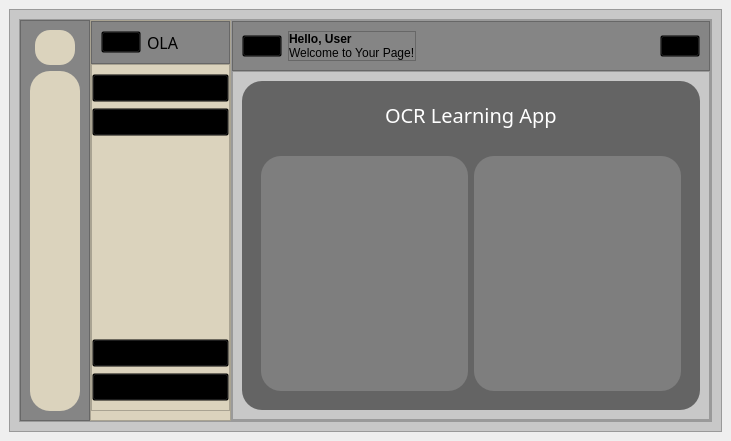
<?xml version="1.0" encoding="UTF-8"?>
<ui version="4.0">
 <class>Menu</class>
 <widget class="QMainWindow" name="Menu">
  <property name="geometry">
   <rect>
    <x>0</x>
    <y>0</y>
    <width>731</width>
    <height>441</height>
   </rect>
  </property>
  <property name="windowTitle">
   <string>MainWindow</string>
  </property>
  <widget class="QWidget" name="centralwidget">
   <property name="maximumSize">
    <size>
     <width>2000</width>
     <height>16777215</height>
    </size>
   </property>
   <layout class="QGridLayout" name="gridLayout">
    <item row="0" column="0">
     <widget class="QFrame" name="frame">
      <property name="styleSheet">
       <string notr="true">background-color:rgba(200,200,200,1);</string>
      </property>
      <property name="frameShape">
       <enum>QFrame::StyledPanel</enum>
      </property>
      <property name="frameShadow">
       <enum>QFrame::Raised</enum>
      </property>
      <layout class="QGridLayout" name="gridLayout_2">
       <property name="topMargin">
        <number>9</number>
       </property>
       <property name="rightMargin">
        <number>9</number>
       </property>
       <property name="bottomMargin">
        <number>9</number>
       </property>
       <property name="spacing">
        <number>0</number>
       </property>
       <item row="0" column="1">
        <widget class="QFrame" name="frame_2">
         <property name="frameShape">
          <enum>QFrame::StyledPanel</enum>
         </property>
         <property name="frameShadow">
          <enum>QFrame::Raised</enum>
         </property>
         <layout class="QGridLayout" name="gridLayout_3">
          <property name="leftMargin">
           <number>0</number>
          </property>
          <property name="topMargin">
           <number>0</number>
          </property>
          <property name="rightMargin">
           <number>0</number>
          </property>
          <property name="bottomMargin">
           <number>0</number>
          </property>
          <property name="spacing">
           <number>0</number>
          </property>
          <item row="0" column="0">
           <widget class="QFrame" name="frame_4">
            <property name="minimumSize">
             <size>
              <width>60</width>
              <height>0</height>
             </size>
            </property>
            <property name="maximumSize">
             <size>
              <width>70</width>
              <height>16777215</height>
             </size>
            </property>
            <property name="styleSheet">
             <string notr="true">background-color:rgb(133, 133, 133)</string>
            </property>
            <property name="frameShape">
             <enum>QFrame::StyledPanel</enum>
            </property>
            <property name="frameShadow">
             <enum>QFrame::Raised</enum>
            </property>
            <layout class="QGridLayout" name="gridLayout_9">
             <property name="leftMargin">
              <number>9</number>
             </property>
             <property name="horizontalSpacing">
              <number>0</number>
             </property>
             <property name="verticalSpacing">
              <number>6</number>
             </property>
             <item row="0" column="0">
              <widget class="QFrame" name="frame_11">
               <property name="maximumSize">
                <size>
                 <width>16777215</width>
                 <height>45</height>
                </size>
               </property>
               <property name="styleSheet">
                <string notr="true">
border-radius:  20px;
background-color:rgba(0,0,0,0);</string>
               </property>
               <property name="frameShape">
                <enum>QFrame::StyledPanel</enum>
               </property>
               <property name="frameShadow">
                <enum>QFrame::Raised</enum>
               </property>
               <layout class="QGridLayout" name="gridLayout_10">
                <property name="leftMargin">
                 <number>0</number>
                </property>
                <property name="topMargin">
                 <number>0</number>
                </property>
                <property name="rightMargin">
                 <number>0</number>
                </property>
                <property name="bottomMargin">
                 <number>0</number>
                </property>
                <property name="spacing">
                 <number>0</number>
                </property>
                <item row="0" column="0">
                 <widget class="QPushButton" name="pushButton_8">
                  <property name="minimumSize">
                   <size>
                    <width>35</width>
                    <height>35</height>
                   </size>
                  </property>
                  <property name="maximumSize">
                   <size>
                    <width>40</width>
                    <height>40</height>
                   </size>
                  </property>
                  <property name="font">
                   <font>
                    <pointsize>1</pointsize>
                   </font>
                  </property>
                  <property name="styleSheet">
                   <string notr="true">
background-color:rgb(219, 211, 189);
border-radius: 15px;</string>
                  </property>
                  <property name="text">
                   <string/>
                  </property>
                  <property name="icon">
                   <iconset resource="Coding/Resources.qrc">
                    <normaloff>:/newPrefix/language-exchange.png</normaloff>:/newPrefix/language-exchange.png</iconset>
                  </property>
                  <property name="iconSize">
                   <size>
                    <width>20</width>
                    <height>20</height>
                   </size>
                  </property>
                  <property name="checkable">
                   <bool>true</bool>
                  </property>
                 </widget>
                </item>
               </layout>
              </widget>
             </item>
             <item row="1" column="0">
              <widget class="QFrame" name="frame_12">
               <property name="styleSheet">
                <string notr="true">background-color:rgb(219, 211, 189);
border-radius:20px;
height:25px;
</string>
               </property>
               <property name="frameShape">
                <enum>QFrame::StyledPanel</enum>
               </property>
               <property name="frameShadow">
                <enum>QFrame::Raised</enum>
               </property>
               <layout class="QGridLayout" name="gridLayout_11">
                <property name="leftMargin">
                 <number>9</number>
                </property>
                <property name="topMargin">
                 <number>9</number>
                </property>
                <property name="rightMargin">
                 <number>9</number>
                </property>
                <property name="bottomMargin">
                 <number>9</number>
                </property>
                <property name="spacing">
                 <number>6</number>
                </property>
                <item row="2" column="0">
                 <widget class="QPushButton" name="profile_Button_1">
                  <property name="styleSheet">
                   <string notr="true">background-color:rgba(0,0,0,0);</string>
                  </property>
                  <property name="text">
                   <string/>
                  </property>
                  <property name="icon">
                   <iconset resource="Coding/Resources.qrc">
                    <normaloff>:/newPrefix/user.png</normaloff>
                    <normalon>:/newPrefix/usercolor.png</normalon>:/newPrefix/user.png</iconset>
                  </property>
                  <property name="iconSize">
                   <size>
                    <width>18</width>
                    <height>18</height>
                   </size>
                  </property>
                  <property name="checkable">
                   <bool>true</bool>
                  </property>
                  <property name="autoRepeat">
                   <bool>false</bool>
                  </property>
                  <property name="autoExclusive">
                   <bool>true</bool>
                  </property>
                 </widget>
                </item>
                <item row="4" column="0">
                 <widget class="QPushButton" name="Setting_Button_1">
                  <property name="styleSheet">
                   <string notr="true">background-color:rgba(0,0,0,0);</string>
                  </property>
                  <property name="text">
                   <string/>
                  </property>
                  <property name="icon">
                   <iconset resource="Coding/Resources.qrc">
                    <normaloff>:/newPrefix/settings.png</normaloff>
                    <normalon>:/newPrefix/settingscolor.png</normalon>:/newPrefix/settings.png</iconset>
                  </property>
                  <property name="iconSize">
                   <size>
                    <width>18</width>
                    <height>18</height>
                   </size>
                  </property>
                  <property name="checkable">
                   <bool>true</bool>
                  </property>
                 </widget>
                </item>
                <item row="5" column="0">
                 <widget class="QPushButton" name="Signout_Button_1">
                  <property name="styleSheet">
                   <string notr="true">background-color:rgba(0,0,0,0);</string>
                  </property>
                  <property name="text">
                   <string/>
                  </property>
                  <property name="icon">
                   <iconset resource="Coding/Resources.qrc">
                    <normaloff>:/newPrefix/sign-out-alt.png</normaloff>
                    <normalon>:/newPrefix/sign-out-alt_color.png</normalon>:/newPrefix/sign-out-alt.png</iconset>
                  </property>
                  <property name="iconSize">
                   <size>
                    <width>18</width>
                    <height>18</height>
                   </size>
                  </property>
                  <property name="checkable">
                   <bool>true</bool>
                  </property>
                 </widget>
                </item>
                <item row="3" column="0">
                 <spacer name="verticalSpacer_2">
                  <property name="orientation">
                   <enum>Qt::Vertical</enum>
                  </property>
                  <property name="sizeType">
                   <enum>QSizePolicy::Expanding</enum>
                  </property>
                  <property name="sizeHint" stdset="0">
                   <size>
                    <width>20</width>
                    <height>40</height>
                   </size>
                  </property>
                 </spacer>
                </item>
                <item row="0" column="0" rowspan="2">
                 <widget class="QPushButton" name="Home_Button_1">
                  <property name="font">
                   <font>
                    <pointsize>12</pointsize>
                   </font>
                  </property>
                  <property name="styleSheet">
                   <string notr="true">background-color:rgba(0,0,0,0);</string>
                  </property>
                  <property name="text">
                   <string/>
                  </property>
                  <property name="icon">
                   <iconset resource="Coding/Resources.qrc">
                    <normaloff>:/newPrefix/home.png</normaloff>
                    <normalon>:/newPrefix/homecolor.png</normalon>:/newPrefix/home.png</iconset>
                  </property>
                  <property name="iconSize">
                   <size>
                    <width>18</width>
                    <height>18</height>
                   </size>
                  </property>
                  <property name="checkable">
                   <bool>true</bool>
                  </property>
                  <property name="checked">
                   <bool>false</bool>
                  </property>
                  <property name="autoExclusive">
                   <bool>false</bool>
                  </property>
                 </widget>
                </item>
               </layout>
              </widget>
             </item>
            </layout>
           </widget>
          </item>
          <item row="0" column="1">
           <widget class="QFrame" name="frame_3">
            <property name="minimumSize">
             <size>
              <width>115</width>
              <height>0</height>
             </size>
            </property>
            <property name="maximumSize">
             <size>
              <width>150</width>
              <height>16777215</height>
             </size>
            </property>
            <property name="styleSheet">
             <string notr="true">background-color: rgb(219, 211, 189);</string>
            </property>
            <property name="frameShape">
             <enum>QFrame::StyledPanel</enum>
            </property>
            <property name="frameShadow">
             <enum>QFrame::Raised</enum>
            </property>
            <layout class="QVBoxLayout" name="verticalLayout_2">
             <property name="spacing">
              <number>0</number>
             </property>
             <property name="leftMargin">
              <number>0</number>
             </property>
             <property name="topMargin">
              <number>0</number>
             </property>
             <property name="rightMargin">
              <number>0</number>
             </property>
             <item>
              <widget class="QFrame" name="frame_9">
               <property name="enabled">
                <bool>true</bool>
               </property>
               <property name="maximumSize">
                <size>
                 <width>16777215</width>
                 <height>100</height>
                </size>
               </property>
               <property name="styleSheet">
                <string notr="true">background-color: rgb(133, 133, 133);</string>
               </property>
               <property name="frameShape">
                <enum>QFrame::StyledPanel</enum>
               </property>
               <property name="frameShadow">
                <enum>QFrame::Raised</enum>
               </property>
               <layout class="QGridLayout" name="gridLayout_7">
                <item row="0" column="0">
                 <widget class="QPushButton" name="pushButton_3">
                  <property name="styleSheet">
                   <string notr="true">background-color: rgba(0,0,0,0);</string>
                  </property>
                  <property name="text">
                   <string/>
                  </property>
                  <property name="icon">
                   <iconset resource="Coding/Resources.qrc">
                    <normaloff>:/newPrefix/language-exchange.png</normaloff>:/newPrefix/language-exchange.png</iconset>
                  </property>
                 </widget>
                </item>
                <item row="0" column="1" alignment="Qt::AlignHCenter|Qt::AlignVCenter">
                 <widget class="QLabel" name="label_3">
                  <property name="maximumSize">
                   <size>
                    <width>50</width>
                    <height>16777215</height>
                   </size>
                  </property>
                  <property name="font">
                   <font>
                    <family>OCR A Extended</family>
                    <pointsize>12</pointsize>
                   </font>
                  </property>
                  <property name="text">
                   <string>OLA</string>
                  </property>
                 </widget>
                </item>
                <item row="0" column="2">
                 <spacer name="horizontalSpacer_2">
                  <property name="orientation">
                   <enum>Qt::Horizontal</enum>
                  </property>
                  <property name="sizeType">
                   <enum>QSizePolicy::Fixed</enum>
                  </property>
                  <property name="sizeHint" stdset="0">
                   <size>
                    <width>40</width>
                    <height>20</height>
                   </size>
                  </property>
                 </spacer>
                </item>
               </layout>
              </widget>
             </item>
             <item>
              <widget class="QFrame" name="frame_10">
               <property name="styleSheet">
                <string notr="true">height:20px;</string>
               </property>
               <property name="frameShape">
                <enum>QFrame::StyledPanel</enum>
               </property>
               <property name="frameShadow">
                <enum>QFrame::Raised</enum>
               </property>
               <layout class="QGridLayout" name="gridLayout_8">
                <property name="leftMargin">
                 <number>0</number>
                </property>
                <property name="rightMargin">
                 <number>0</number>
                </property>
                <item row="3" column="0">
                 <widget class="QPushButton" name="Settings_button_2">
                  <property name="styleSheet">
                   <string notr="true">background-color:rgba(0,0,0,0);</string>
                  </property>
                  <property name="text">
                   <string>Settings</string>
                  </property>
                  <property name="icon">
                   <iconset resource="Coding/Resources.qrc">
                    <normaloff>:/newPrefix/settings.png</normaloff>
                    <normalon>:/newPrefix/settingscolor.png</normalon>:/newPrefix/settings.png</iconset>
                  </property>
                  <property name="iconSize">
                   <size>
                    <width>18</width>
                    <height>18</height>
                   </size>
                  </property>
                 </widget>
                </item>
                <item row="2" column="0">
                 <spacer name="verticalSpacer">
                  <property name="orientation">
                   <enum>Qt::Vertical</enum>
                  </property>
                  <property name="sizeHint" stdset="0">
                   <size>
                    <width>20</width>
                    <height>40</height>
                   </size>
                  </property>
                 </spacer>
                </item>
                <item row="4" column="0">
                 <widget class="QPushButton" name="Signout_Button_2">
                  <property name="styleSheet">
                   <string notr="true">background-color:rgba(0,0,0,0);</string>
                  </property>
                  <property name="text">
                   <string>Sign Out</string>
                  </property>
                  <property name="icon">
                   <iconset resource="Coding/Resources.qrc">
                    <normaloff>:/newPrefix/sign-out-alt.png</normaloff>:/newPrefix/sign-out-alt.png</iconset>
                  </property>
                  <property name="iconSize">
                   <size>
                    <width>18</width>
                    <height>18</height>
                   </size>
                  </property>
                 </widget>
                </item>
                <item row="1" column="0">
                 <widget class="QPushButton" name="Profile_button_1">
                  <property name="styleSheet">
                   <string notr="true">background-color:rgba(0,0,0,0);</string>
                  </property>
                  <property name="text">
                   <string>Profile</string>
                  </property>
                  <property name="icon">
                   <iconset resource="Coding/Resources.qrc">
                    <normaloff>:/newPrefix/user.png</normaloff>
                    <normalon>:/newPrefix/usercolor.png</normalon>:/newPrefix/user.png</iconset>
                  </property>
                  <property name="iconSize">
                   <size>
                    <width>18</width>
                    <height>18</height>
                   </size>
                  </property>
                 </widget>
                </item>
                <item row="0" column="0">
                 <widget class="QPushButton" name="Home_button_2">
                  <property name="styleSheet">
                   <string notr="true">background-color:rgba(0,0,0,0);
</string>
                  </property>
                  <property name="text">
                   <string>Home</string>
                  </property>
                  <property name="icon">
                   <iconset resource="Coding/Resources.qrc">
                    <normaloff>:/newPrefix/home.png</normaloff>
                    <normalon>:/newPrefix/homecolor.png</normalon>:/newPrefix/home.png</iconset>
                  </property>
                  <property name="iconSize">
                   <size>
                    <width>18</width>
                    <height>18</height>
                   </size>
                  </property>
                 </widget>
                </item>
               </layout>
              </widget>
             </item>
            </layout>
           </widget>
          </item>
          <item row="0" column="3">
           <widget class="QFrame" name="frame_6">
            <property name="maximumSize">
             <size>
              <width>3000</width>
              <height>16777215</height>
             </size>
            </property>
            <property name="frameShape">
             <enum>QFrame::StyledPanel</enum>
            </property>
            <property name="frameShadow">
             <enum>QFrame::Raised</enum>
            </property>
            <layout class="QGridLayout" name="gridLayout_5">
             <property name="leftMargin">
              <number>0</number>
             </property>
             <property name="topMargin">
              <number>0</number>
             </property>
             <property name="rightMargin">
              <number>0</number>
             </property>
             <property name="bottomMargin">
              <number>0</number>
             </property>
             <property name="spacing">
              <number>0</number>
             </property>
             <item row="0" column="0">
              <widget class="QFrame" name="frame_5">
               <property name="maximumSize">
                <size>
                 <width>16777215</width>
                 <height>70</height>
                </size>
               </property>
               <property name="styleSheet">
                <string notr="true">background-color: rgb(133, 133, 133);</string>
               </property>
               <property name="frameShape">
                <enum>QFrame::StyledPanel</enum>
               </property>
               <property name="frameShadow">
                <enum>QFrame::Raised</enum>
               </property>
               <layout class="QGridLayout" name="gridLayout_4">
                <item row="0" column="3">
                 <widget class="QFrame" name="frame_8">
                  <property name="frameShape">
                   <enum>QFrame::StyledPanel</enum>
                  </property>
                  <property name="frameShadow">
                   <enum>QFrame::Raised</enum>
                  </property>
                  <layout class="QVBoxLayout" name="verticalLayout">
                   <property name="spacing">
                    <number>0</number>
                   </property>
                   <property name="leftMargin">
                    <number>0</number>
                   </property>
                   <property name="topMargin">
                    <number>0</number>
                   </property>
                   <property name="rightMargin">
                    <number>0</number>
                   </property>
                   <property name="bottomMargin">
                    <number>0</number>
                   </property>
                   <item>
                    <widget class="QLabel" name="label">
                     <property name="font">
                      <font>
                       <weight>75</weight>
                       <bold>true</bold>
                      </font>
                     </property>
                     <property name="text">
                      <string>Hello, User</string>
                     </property>
                    </widget>
                   </item>
                   <item>
                    <widget class="QLabel" name="label_2">
                     <property name="text">
                      <string>Welcome to Your Page!</string>
                     </property>
                    </widget>
                   </item>
                  </layout>
                 </widget>
                </item>
                <item row="0" column="2">
                 <widget class="QPushButton" name="pushButton">
                  <property name="styleSheet">
                   <string notr="true">background-color:rgba(0,0,0,0);</string>
                  </property>
                  <property name="text">
                   <string/>
                  </property>
                  <property name="icon">
                   <iconset resource="Coding/Resources.qrc">
                    <normaloff>:/newPrefix/menu-burger.png</normaloff>:/newPrefix/menu-burger.png</iconset>
                  </property>
                  <property name="checkable">
                   <bool>true</bool>
                  </property>
                 </widget>
                </item>
                <item row="0" column="5">
                 <widget class="QPushButton" name="pushButton_2">
                  <property name="styleSheet">
                   <string notr="true">background-color:rgba(0,0,0,0);</string>
                  </property>
                  <property name="text">
                   <string/>
                  </property>
                  <property name="icon">
                   <iconset resource="Coding/Resources.qrc">
                    <normaloff>:/newPrefix/user.png</normaloff>:/newPrefix/user.png</iconset>
                  </property>
                 </widget>
                </item>
                <item row="0" column="4">
                 <spacer name="horizontalSpacer">
                  <property name="orientation">
                   <enum>Qt::Horizontal</enum>
                  </property>
                  <property name="sizeHint" stdset="0">
                   <size>
                    <width>40</width>
                    <height>20</height>
                   </size>
                  </property>
                 </spacer>
                </item>
               </layout>
              </widget>
             </item>
             <item row="1" column="0">
              <widget class="QFrame" name="frame_7">
               <property name="frameShape">
                <enum>QFrame::StyledPanel</enum>
               </property>
               <property name="frameShadow">
                <enum>QFrame::Raised</enum>
               </property>
               <layout class="QGridLayout" name="gridLayout_6">
                <property name="leftMargin">
                 <number>0</number>
                </property>
                <property name="topMargin">
                 <number>0</number>
                </property>
                <property name="rightMargin">
                 <number>0</number>
                </property>
                <property name="bottomMargin">
                 <number>0</number>
                </property>
                <property name="horizontalSpacing">
                 <number>0</number>
                </property>
                <property name="verticalSpacing">
                 <number>5</number>
                </property>
                <item row="0" column="0">
                 <widget class="QStackedWidget" name="stackedWidget">
                  <property name="styleSheet">
                   <string notr="true">QWidget#Settings_page{
border-image: url(:/newPrefix/Snipaste_2024-08-09_15-29-51.png);
}</string>
                  </property>
                  <property name="currentIndex">
                   <number>0</number>
                  </property>
                  <widget class="QWidget" name="Menu_page">
                   <property name="styleSheet">
                    <string notr="true">QWidget#Menu_page{
border-image: url(:/newPrefix/Snipaste_2024-08-09_15-29-51.png);
}</string>
                   </property>
                   <layout class="QGridLayout" name="gridLayout_12">
                    <item row="0" column="0">
                     <widget class="QFrame" name="Home_frame">
                      <property name="styleSheet">
                       <string notr="true">QFrame#Home_frame{
background-color:rgba(0,0,0,0.5);
border-radius: 20px;
}</string>
                      </property>
                      <property name="frameShape">
                       <enum>QFrame::StyledPanel</enum>
                      </property>
                      <property name="frameShadow">
                       <enum>QFrame::Raised</enum>
                      </property>
                      <layout class="QGridLayout" name="gridLayout_13">
                       <item row="1" column="0">
                        <widget class="QFrame" name="frame_13">
                         <property name="styleSheet">
                          <string notr="true">background-color:rgba(0,0,0,0);
</string>
                         </property>
                         <property name="frameShape">
                          <enum>QFrame::StyledPanel</enum>
                         </property>
                         <property name="frameShadow">
                          <enum>QFrame::Raised</enum>
                         </property>
                         <layout class="QHBoxLayout" name="horizontalLayout_2">
                          <item>
                           <widget class="QWidget" name="widget" native="true">
                            <property name="styleSheet">
                             <string notr="true">background-color: rgba(133, 133, 133,0.8);
border-radius:20px;</string>
                            </property>
                            <layout class="QGridLayout" name="gridLayout_14">
                             <item row="0" column="0">
                              <widget class="QPushButton" name="pushButton_7">
                               <property name="styleSheet">
                                <string notr="true">height:150px;
background-color:rgba(0,0,0,0);
</string>
                               </property>
                               <property name="text">
                                <string/>
                               </property>
                               <property name="icon">
                                <iconset resource="Coding/Resources.qrc">
                                 <normaloff>:/newPrefix/add-image.png</normaloff>:/newPrefix/add-image.png</iconset>
                               </property>
                               <property name="iconSize">
                                <size>
                                 <width>40</width>
                                 <height>40</height>
                                </size>
                               </property>
                              </widget>
                             </item>
                            </layout>
                           </widget>
                          </item>
                          <item>
                           <widget class="QWidget" name="widget_2" native="true">
                            <property name="styleSheet">
                             <string notr="true">background-color: rgba(133, 133, 133,0.8);
border-radius:20px;</string>
                            </property>
                            <layout class="QGridLayout" name="gridLayout_15">
                             <item row="0" column="0">
                              <widget class="QPushButton" name="pushButton_14">
                               <property name="styleSheet">
                                <string notr="true">height:150px;
background-color:rgba(0,0,0,0);</string>
                               </property>
                               <property name="text">
                                <string/>
                               </property>
                               <property name="icon">
                                <iconset resource="Coding/Resources.qrc">
                                 <normaloff>:/newPrefix/photo-capture.png</normaloff>:/newPrefix/photo-capture.png</iconset>
                               </property>
                               <property name="iconSize">
                                <size>
                                 <width>40</width>
                                 <height>40</height>
                                </size>
                               </property>
                              </widget>
                             </item>
                            </layout>
                           </widget>
                          </item>
                         </layout>
                        </widget>
                       </item>
                       <item row="0" column="0" alignment="Qt::AlignHCenter">
                        <widget class="QLabel" name="label_4">
                         <property name="maximumSize">
                          <size>
                           <width>16777215</width>
                           <height>50</height>
                          </size>
                         </property>
                         <property name="font">
                          <font>
                           <family>OCR A Extended</family>
                           <pointsize>15</pointsize>
                          </font>
                         </property>
                         <property name="styleSheet">
                          <string notr="true">background-color:rgba(0,0,0,0);
color:rgba(255,255,255,1);</string>
                         </property>
                         <property name="text">
                          <string>OCR Learning App</string>
                         </property>
                        </widget>
                       </item>
                      </layout>
                     </widget>
                    </item>
                   </layout>
                  </widget>
                  <widget class="QWidget" name="Settings_page">
                   <layout class="QGridLayout" name="gridLayout_19">
                    <item row="0" column="0">
                     <widget class="QFrame" name="Settings_frame">
                      <property name="styleSheet">
                       <string notr="true">QFrame#Settings_frame{
background-color:rgba(0,0,0,0.5);
border-radius: 20px;
}</string>
                      </property>
                      <property name="frameShape">
                       <enum>QFrame::StyledPanel</enum>
                      </property>
                      <property name="frameShadow">
                       <enum>QFrame::Raised</enum>
                      </property>
                      <layout class="QGridLayout" name="gridLayout_20">
                       <item row="0" column="0">
                        <widget class="QWidget" name="widget_5" native="true">
                         <property name="styleSheet">
                          <string notr="true">background-color:rgba(0,0,0,0);</string>
                         </property>
                         <layout class="QGridLayout" name="gridLayout_21">
                          <item row="0" column="0">
                           <widget class="QPushButton" name="pushButton_16">
                            <property name="styleSheet">
                             <string notr="true">background-color:rgba(0,0,0,0);
height:100px;</string>
                            </property>
                            <property name="text">
                             <string/>
                            </property>
                            <property name="icon">
                             <iconset resource="Coding/Resources.qrc">
                              <normaloff>:/newPrefix/settings_white.png</normaloff>:/newPrefix/settings_white.png</iconset>
                            </property>
                            <property name="iconSize">
                             <size>
                              <width>80</width>
                              <height>80</height>
                             </size>
                            </property>
                           </widget>
                          </item>
                         </layout>
                        </widget>
                       </item>
                       <item row="1" column="0">
                        <widget class="QLabel" name="label_5">
                         <property name="maximumSize">
                          <size>
                           <width>16777215</width>
                           <height>80</height>
                          </size>
                         </property>
                         <property name="font">
                          <font>
                           <family>OCR A Extended</family>
                           <pointsize>14</pointsize>
                          </font>
                         </property>
                         <property name="styleSheet">
                          <string notr="true">background-color:rgba(0,0,0,0);
color:rgb(255,255,255);</string>
                         </property>
                         <property name="text">
                          <string>Telah Diatur Oleh </string>
                         </property>
                         <property name="alignment">
                          <set>Qt::AlignCenter</set>
                         </property>
                        </widget>
                       </item>
                       <item row="2" column="0">
                        <widget class="QLabel" name="label_6">
                         <property name="maximumSize">
                          <size>
                           <width>16777215</width>
                           <height>80</height>
                          </size>
                         </property>
                         <property name="font">
                          <font>
                           <family>OCR A Extended</family>
                           <pointsize>14</pointsize>
                          </font>
                         </property>
                         <property name="styleSheet">
                          <string notr="true">background-color:rgba(0,0,0,0);
color:rgb(255,255,255);</string>
                         </property>
                         <property name="text">
                          <string>Yang di Atas</string>
                         </property>
                         <property name="alignment">
                          <set>Qt::AlignCenter</set>
                         </property>
                        </widget>
                       </item>
                      </layout>
                     </widget>
                    </item>
                   </layout>
                  </widget>
                  <widget class="QWidget" name="Profile_page">
                   <property name="styleSheet">
                    <string notr="true">QWidget#page_2{
border-image: url(:/newPrefix/Snipaste_2024-08-09_15-29-51.png);
}</string>
                   </property>
                   <layout class="QGridLayout" name="gridLayout_16">
                    <item row="0" column="0">
                     <widget class="QFrame" name="Profile_frame">
                      <property name="styleSheet">
                       <string notr="true">QFrame#Profile_frame{
background-color:rgba(0,0,0,0.5);
border-radius: 20px;
}</string>
                      </property>
                      <property name="frameShape">
                       <enum>QFrame::StyledPanel</enum>
                      </property>
                      <property name="frameShadow">
                       <enum>QFrame::Raised</enum>
                      </property>
                      <layout class="QGridLayout" name="gridLayout_17">
                       <item row="0" column="1">
                        <widget class="QFrame" name="frame_14">
                         <property name="styleSheet">
                          <string notr="true">border-radius:20px;
background-color: rgb(219, 211, 189);</string>
                         </property>
                         <property name="frameShape">
                          <enum>QFrame::StyledPanel</enum>
                         </property>
                         <property name="frameShadow">
                          <enum>QFrame::Raised</enum>
                         </property>
                         <layout class="QGridLayout" name="gridLayout_22">
                          <item row="2" column="0">
                           <widget class="QLabel" name="label_8">
                            <property name="text">
                             <string/>
                            </property>
                           </widget>
                          </item>
                          <item row="0" column="0">
                           <widget class="QLabel" name="label_7">
                            <property name="font">
                             <font>
                              <pointsize>16</pointsize>
                              <weight>75</weight>
                              <bold>true</bold>
                             </font>
                            </property>
                            <property name="text">
                             <string>Hello !</string>
                            </property>
                           </widget>
                          </item>
                          <item row="3" column="0">
                           <widget class="QLabel" name="label_10">
                            <property name="text">
                             <string>User ID</string>
                            </property>
                           </widget>
                          </item>
                          <item row="1" column="0">
                           <widget class="QLabel" name="label_9">
                            <property name="text">
                             <string>Username</string>
                            </property>
                           </widget>
                          </item>
                          <item row="4" column="0">
                           <widget class="QLabel" name="userID_box">
                            <property name="text">
                             <string/>
                            </property>
                           </widget>
                          </item>
                         </layout>
                        </widget>
                       </item>
                       <item row="1" column="0" colspan="2">
                        <widget class="QWidget" name="widget_4" native="true">
                         <property name="styleSheet">
                          <string notr="true">border-radius:20px;</string>
                         </property>
                        </widget>
                       </item>
                       <item row="0" column="0">
                        <widget class="QWidget" name="widget_3" native="true">
                         <property name="minimumSize">
                          <size>
                           <width>30</width>
                           <height>30</height>
                          </size>
                         </property>
                         <property name="maximumSize">
                          <size>
                           <width>100</width>
                           <height>100</height>
                          </size>
                         </property>
                         <property name="styleSheet">
                          <string notr="true">border-radius:45px;
background-color: rgb(219, 211, 189);
</string>
                         </property>
                         <layout class="QGridLayout" name="gridLayout_18">
                          <item row="0" column="0">
                           <widget class="QPushButton" name="pushButton_15">
                            <property name="styleSheet">
                             <string notr="true">height: 70px;
background-color:rgba(255,255,255,0);
</string>
                            </property>
                            <property name="text">
                             <string/>
                            </property>
                            <property name="icon">
                             <iconset resource="Coding/Resources.qrc">
                              <normaloff>:/newPrefix/user.png</normaloff>:/newPrefix/user.png</iconset>
                            </property>
                            <property name="iconSize">
                             <size>
                              <width>45</width>
                              <height>45</height>
                             </size>
                            </property>
                           </widget>
                          </item>
                         </layout>
                        </widget>
                       </item>
                      </layout>
                     </widget>
                    </item>
                   </layout>
                  </widget>
                 </widget>
                </item>
               </layout>
              </widget>
             </item>
            </layout>
           </widget>
          </item>
         </layout>
        </widget>
       </item>
      </layout>
     </widget>
    </item>
   </layout>
  </widget>
 </widget>
 <resources>
  <include location="Coding/Resources.qrc"/>
 </resources>
 <connections>
  <connection>
   <sender>pushButton</sender>
   <signal>toggled(bool)</signal>
   <receiver>frame_4</receiver>
   <slot>setVisible(bool)</slot>
   <hints>
    <hint type="sourcelabel">
     <x>249</x>
     <y>57</y>
    </hint>
    <hint type="destinationlabel">
     <x>29</x>
     <y>181</y>
    </hint>
   </hints>
  </connection>
  <connection>
   <sender>pushButton</sender>
   <signal>toggled(bool)</signal>
   <receiver>frame_3</receiver>
   <slot>setHidden(bool)</slot>
   <hints>
    <hint type="sourcelabel">
     <x>249</x>
     <y>57</y>
    </hint>
    <hint type="destinationlabel">
     <x>179</x>
     <y>34</y>
    </hint>
   </hints>
  </connection>
 </connections>
</ui>
